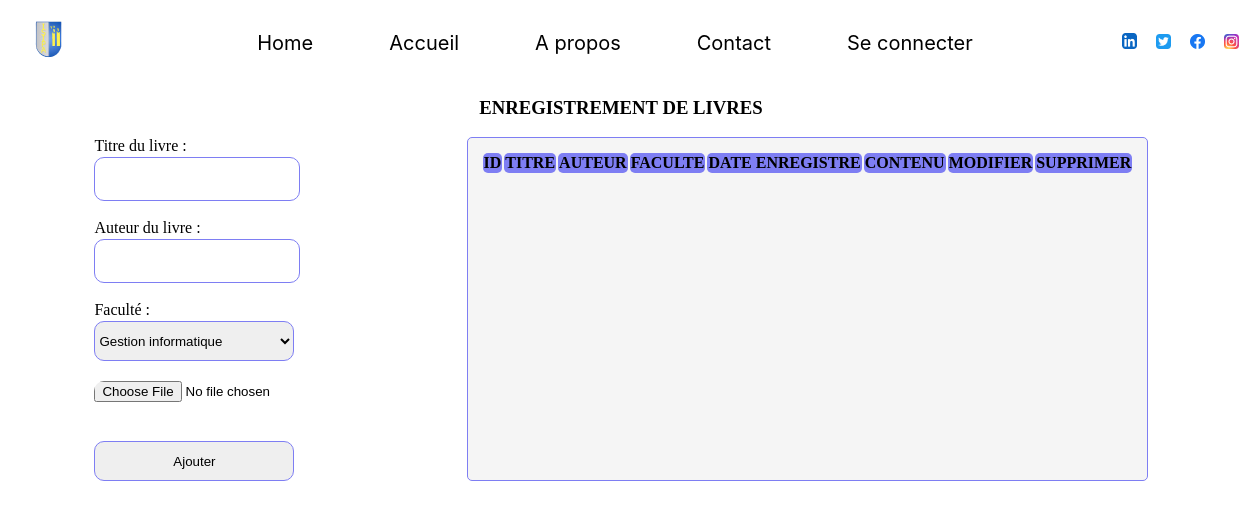
Page /ajoutLivre.php on the earlier database version.
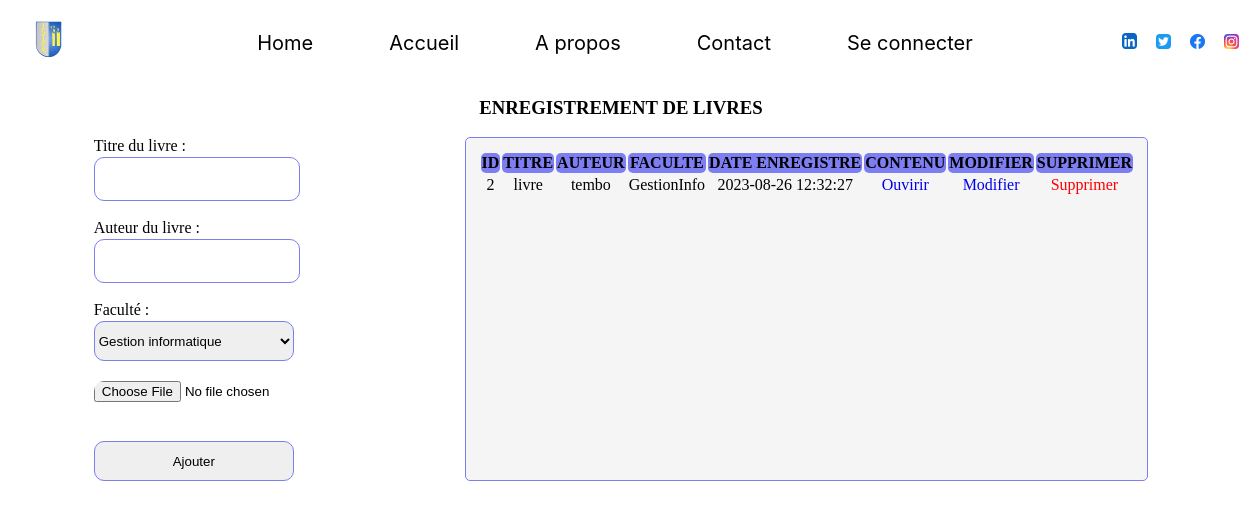
Same page on the later database version.
### tables this page shows
CREATE TABLE `bibliotheque` (
  `id` int(11) NOT NULL,
  `titre` text NOT NULL,
  `auteur` text NOT NULL,
  `faculte` text NOT NULL,
  `jours` datetime NOT NULL DEFAULT current_timestamp(),
  `lien` text NOT NULL
);

### src/ajoutLivre.php (the view, shortened to what this page needs)
<?php
      require './bdd.php';
    $req = $bdd->query("SELECT * FROM bibliotheque");
?>
<!DOCTYPE html>
<html lang="en">
<head>
    <link rel="stylesheet" href="../style/header/header.css">
    <link rel="stylesheet" href="../style/ajoutLivre.css">
</head>
<body>
<header>
        <div class="logo"><img src="img/isipa.png" alt=""></div>
        <nav>
            <ul>
                <li><a href="#" >Home</a></li>
                <li><a href="#">Accueil</a></li>
                <li><a href="#">A propos</a></li>
                <li><a href="#">Contact</a></li>
                <li><a href="#">Se connecter</a></li>
            </ul>
        </nav>
        <div id="cont">
            <img src="img/Clip path group.png" alt="" style="padding-right: 15px;">
            <img src="img/skill-icons_twitter 1.png" alt=""  style="padding-right: 15px;">
            <img src="img/logos_facebook 1.png" alt=""  style="padding-right: 15px;">
            <img src="img/skill-icons_instagram 1.png" alt=""  style="padding-right: 15px;">
        </div>
    </header>
   <center> <h3>ENREGISTREMENT DE LIVRES</h3></center>
    <div class="container">
        <div class="formulaire">
            <form action="" method="POST"  enctype="multipart/form-data">
            <label for=""> Titre du livre :</label><br>
            <input type='text'name ='titre'> <br><br>
            <label for="">Auteur du livre :</label><br>
            <input type="text" name="auteur"><br><br>
            <label for="">Faculté :</label><br>
            <select name="faculte" id="">
                    <option value="GestionInfo">Gestion informatique</option>
            </select><br><br>
            <input type="file" name="pdf" id=""><br><br>
            <input type="submit" value="Ajouter" name="ajouter">
            </form>
        </div>
        <div class="affichageLivre">
            <table>
                <th>ID</th>
                <th>TITRE</th>
                <th>AUTEUR</th>
                <th>FACULTE</th>
                <th>DATE ENREGISTRE</th>
                <th>CONTENU</th>
                <th>MODIFIER</th>
                <th>SUPPRIMER</th>
                <?php while($aff = $req->fetch()) {   ?>
                        <tr>
                            <td><?= $aff['id'] ?></td>
                            <td><?= $aff['titre'] ?></td>
                            <td><?= $aff['auteur'] ?></td>
                            <td><?= $aff['faculte'] ?></td>
                            <td><?= $aff['jours'] ?></td>
                            <td><a href="<?= $aff['lien'] ?>">Ouvirir</a></td>
                            <td><a href="modLivre.php?id=<?= $aff['id'] ?>">Modifier</a></td>
                            <td><a href="supLivre.php?id=<?= $aff['id'] ?>" id="supprimer">Supprimer</a></td>
                        </tr>
                <?php  } ?>
            </table>
        </div>
    </div>
</body>
</html>

### style/header/header.css (style rules this page uses)
header { display: flex; justify-content: space-between; align-items: center; background-color: white; width: 100%; height: 70px; padding: 0 20px; }
header .logo { font-weight: bold; font-size: 28px; text-transform: uppercase; }
header nav ul { display: flex; }
header nav ul li a { display: inline-block; color: black; padding: 5px 0; margin: 0 35px; border: 3px solid transparent; transition: 0.2s; font-family: Inter; font-size: 20px; font-weight: 400; line-height: 15px; letter-spacing: 0em; text-align: left; text-decoration: none; }
header nav ul li { list-style: none; }

### style/ajoutLivre.css (style rules this page uses)
.container { display: flex; justify-content: space-around; flex-wrap: wrap; }
.container .formulaire { width: 200px; }
.container .formulaire input, .container .formulaire select { width: 100%; height: 5vh; border: 1px solid rgb(126, 126, 243); outline: none; border-radius: 10px; margin-top: 1%; }
.container .formulaire input[type=file] { border: none; }
.container .affichageLivre { background-color: whitesmoke; padding: 1%; border-radius: 5px; border: 1px solid rgb(126, 126, 243); }
.container .affichageLivre a { text-decoration: none; }
.container .affichageLivre table { text-align: center; }
.container .affichageLivre table th { background-color: rgb(126, 126, 243); border-radius: 5px; }
.container .affichageLivre table #supprimer { color: red; }

Differences in the rows shown:
added bibliotheque: id "2", titre "livre", auteur "tembo", faculte "GestionInfo", jours "2023-08-26 12:32:27"
